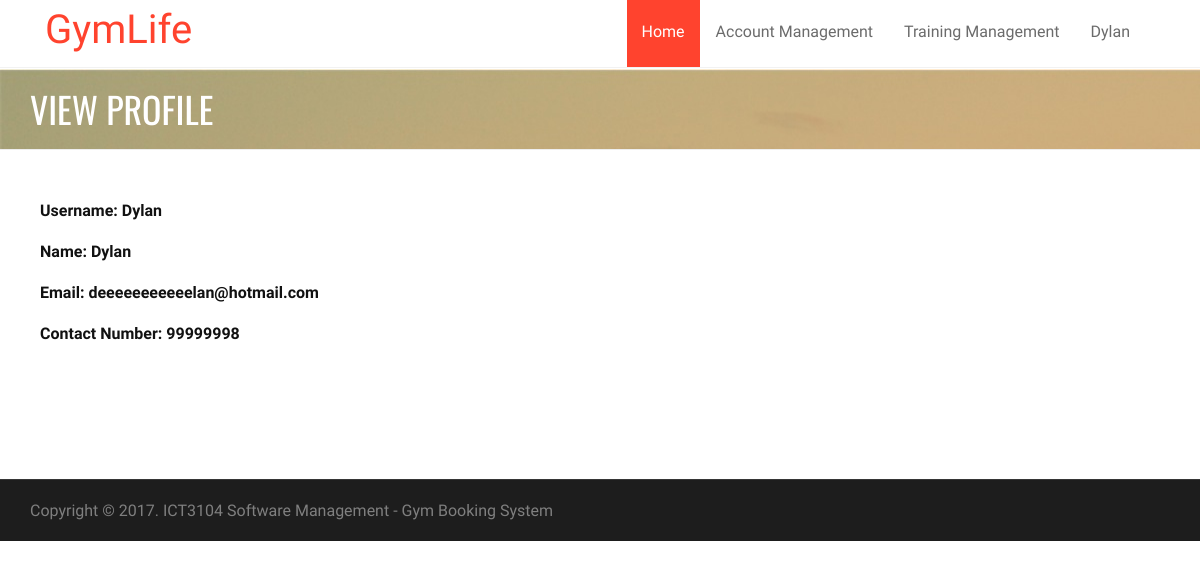
The app's page /account/viewProfile.php (signed in), older data.
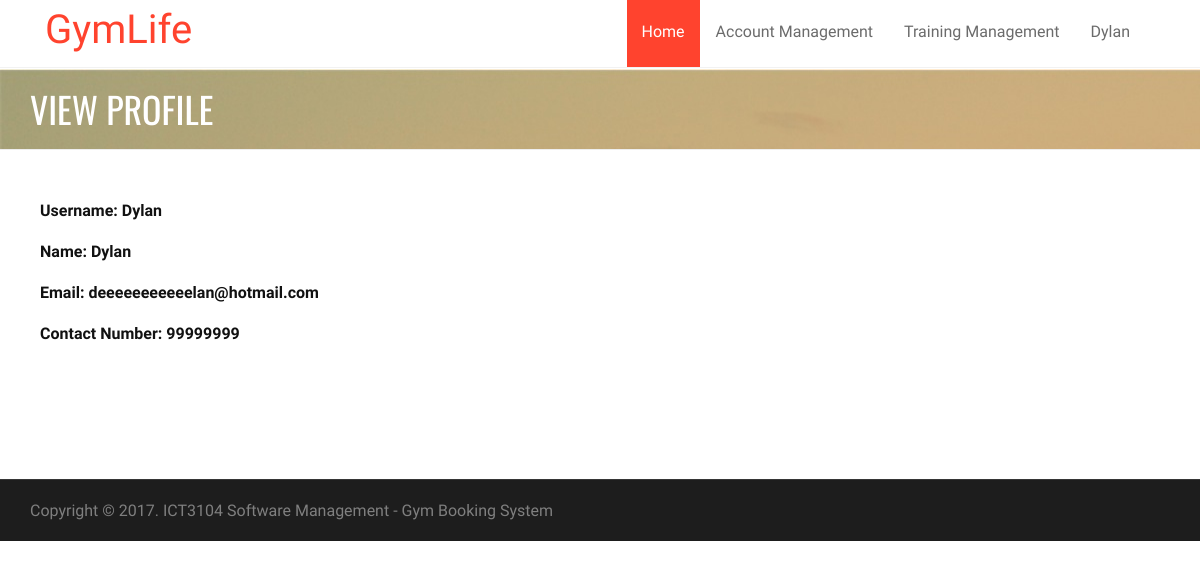
The same page, newer data.
### tables this page shows
CREATE TABLE `user` (
  `userID` int(11) NOT NULL,
  `roleID` int(11) NOT NULL,
  `name` varchar(255) NOT NULL,
  `userName` varchar(15) NOT NULL,
  `email` varchar(255) NOT NULL,
  `contactNumber` int(11) NOT NULL,
  `password` varchar(255) NOT NULL,
  `status` int(11) NOT NULL,
  `passwordChange` bit(1) NOT NULL
);

### db.class.php (called while the page is built, shortened)
<?php
class DB {
  protected static $mdb = null;
  public static function getMDB() {
    $mdb = DB::$mdb;
    if ($mdb === null) {
      $mdb = DB::$mdb = new MeekroDB();
    }
    $db_class_vars = get_class_vars('DB');
    return $mdb;
  }
  public static function queryFirstRow() { $args = func_get_args(); return call_user_func_array(array(DB::getMDB(), 'queryFirstRow'), $args); }
}
class MeekroDB {
  public $dbName = '';
  public $user = '';
  public $password = '';
  public $host = 'localhost';
  public $port = null;
  public $encoding = 'latin1';
  public $param_char = '%';
  public $named_param_seperator = '_';
  public $connect_options = array(MYSQLI_OPT_CONNECT_TIMEOUT => 30);
  public $internal_mysql = null;
  public function __construct($host=null, $user=null, $password=null, $dbName=null, $port=null, $encoding=null) {
    if ($host === null) $host = DB::$host;
    if ($user === null) $user = DB::$user;
    if ($password === null) $password = DB::$password;
    if ($dbName === null) $dbName = DB::$dbName;
    if ($port === null) $port = DB::$port;
    if ($encoding === null) $encoding = DB::$encoding;
    $this->host = $host;
    $this->user = $user;
    $this->password = $password;
    $this->dbName = $dbName;
    $this->port = $port;
    $this->encoding = $encoding;
  }
  public function get() {
    $mysql = $this->internal_mysql;
    if (!($mysql instanceof MySQLi)) {
      if (! $this->port) $this->port = ini_get('mysqli.default_port');
      $mysql = new mysqli();
      foreach ($this->connect_options as $key => $value) {
        $mysql->options($key, $value);
      }
      $mysql->set_charset($this->encoding);
      $this->internal_mysql = $mysql;
    }
    return $mysql;
  }
  protected function preparseQueryParams() {
    $args = func_get_args();
    $sql = trim(strval(array_shift($args)));
    $args_all = $args;
    $param_char_length = strlen($this->param_char);
    $named_seperator_length = strlen($this->named_param_seperator);
    $types = array(
      $this->param_char . 'll',
      $this->param_char . 'ls',
      $this->param_char . 'l',
      $this->param_char . 'li',
      $this->param_char . 'ld',
      $this->param_char . 'lb',
      $this->param_char . 'lt',
      $this->param_char . 's',
      $this->param_char . 'i',
      $this->param_char . 'd',
      $this->param_char . 'b',
      $this->param_char . 't',
      $this->param_char . '?',
      $this->param_char . 'ss'
    );
    $posList = array();
    foreach ($types as $type) {
      $lastPos = 0;
      while (($pos = strpos($sql, $type, $lastPos)) !== false) {
        $lastPos = $pos + 1;
        $posList[$pos] = $type;
      }
    }
    ksort($posList);
    $chunkyQuery = array();
    $pos_adj = 0;
    foreach ($posList as $pos => $type) {
      $type = substr($type, $param_char_length);
      $length_type = strlen($type) + $param_char_length;
      $new_pos = $pos + $pos_adj;
      $new_pos_back = $new_pos + $length_type;
      $arg_number_length = 0;
      if ($arg_number_length = strspn($sql, '0123456789', $new_pos_back)) {
        $arg_number = substr($sql, $new_pos_back, $arg_number_length);
        if (! array_key_exists($arg_number, $args_all)) $this->nonSQLError("Non existent argument reference (arg $arg_number): $sql");
        $arg = $args_all[$arg_number];
      } else {
        $arg = array_shift($args);
      }
      if ($new_pos > 0) $chunkyQuery[] = substr($sql, 0, $new_pos);
      if (is_object($arg) && ($arg instanceof WhereClause)) {
        list($clause_sql, $clause_args) = $arg->textAndArgs();
        array_unshift($clause_args, $clause_sql);
        $preparsed_sql = call_user_func_array(array($this, 'preparseQueryParams'), $clause_args);
        $chunkyQuery = array_merge($chunkyQuery, $preparsed_sql);
      } else {
        $chunkyQuery[] = array('type' => $type, 'value' => $arg);
      }
      $sql = substr($sql, $new_pos_back + $arg_number_length);
      $pos_adj -= $new_pos_back + $arg_number_length;
    }
    return $chunkyQuery;
  }
  protected function escape($str) { return "'" . $this->get()->real_escape_string(strval($str)) . "'"; }
  protected function parseQueryParams() {
    $args = func_get_args();
    $chunkyQuery = call_user_func_array(array($this, 'preparseQueryParams'), $args);
    $query = '';
    $array_types = array('ls', 'li', 'ld', 'lb', 'll', 'lt');
    foreach ($chunkyQuery as $chunk) {
      if (is_string($chunk)) {
        $query .= $chunk;
        continue;
      }
      $type = $chunk['type'];
      $arg = $chunk['value'];
      $result = '';
      if ($type != '?') {
        $is_array_type = in_array($type, $array_types, true);
      }
      if ($type == 's') $result = $this->escape($arg);
      $query .= $result;
    }
    return $query;
  }
  protected function prependCall($function, $args, $prepend) { array_unshift($args, $prepend); return call_user_func_array($function, $args); }
  public function query() { $args = func_get_args(); return $this->prependCall(array($this, 'queryHelper'), $args, 'assoc'); }
  protected function queryHelper() {
    $args = func_get_args();
    $type = array_shift($args);
    $db = $this->get();
    $is_buffered = true;
    $row_type = 'assoc';
    $full_names = false;
    $sql = call_user_func_array(array($this, 'parseQueryParams'), $args);
    $result = $db->query($sql, $is_buffered ? MYSQLI_STORE_RESULT : MYSQLI_USE_RESULT);
    $return = array();
    while ($row = ($row_type == 'assoc' ? $result->fetch_assoc() : $result->fetch_row())) {
      $return[] = $row;
    }
    return $return;
  }
  public function queryFirstRow() {
    $args = func_get_args();
    $result = call_user_func_array(array($this, 'query'), $args);
    return reset($result);
  }
}
?>

### account/viewProfile.php (the view, shortened to what the changed rows need)
<?php
$id = $_SESSION["id"];
$record = DB::queryFirstRow("SELECT * FROM user WHERE userID=%s", $id);
$username = $record["userName"];
$name = $record["name"];
$email = $record["email"];
$contact = $record["contactNumber"];
?>
<!doctype html>
<html lang="en">
    <head>
        <link rel="stylesheet" href="../asset/bootstrap/css/bootstrap.min.css" type="text/css">
        <link rel="stylesheet" href="../asset/font-awesome/css/font-awesome.min.css" type="text/css">
        <link rel="stylesheet" href="../asset/css/owl.carousel.css" type="text/css">
        <link rel="stylesheet" href="../asset/css/owl.theme.css" type="text/css">
        <link rel="stylesheet" href="../asset/css/owl.transitions.css" type="text/css">
        <link rel="stylesheet" type="text/css" href="../asset/css/animate.css">
        <link rel="stylesheet" type="text/css" href="../asset/css/lightbox.css">
        <link rel="stylesheet" type="text/css" href="../asset/css/style.css">
        <link rel="stylesheet" type="text/css" href="../asset/css/responsive.css">
    </head>
    <body>
        <div class="page-header">
            <div class="overlay">
                <div class="container">
                    <div class="row">
                        <div class="col-md-12">
                            <h1>View Profile</h1>
                        </div>
                    </div>
                </div>
            </div>
        </div>
        <section id="about-section" class="about-section">
            <div class="container">
                <div class="row" style="margin-left:10px">
                    <div class="form-group">
                        <label class="control-label" for="textinput">Username:  </label>
                        <label><?php echo $username; ?></label>
                    </div>
                    <div class="form-group">
                        <label class="control-label" for="textinput">Name: </label>
                        <label><?php echo $name; ?></label>
                    </div>
                    <div class="form-group">
                        <label class="control-label" for="textinput">Email: </label>
                        <label><?php echo $email; ?></label>
                    </div
                    <div class="form-group">
                        <label class="control-label" for="textinput">Contact Number: </label>
                        <label><?php echo $contact; ?></label>
                    </div>
                </div>
    </section>
</body>
</html>

Row changes from the older to the newer data that the page shows:
changed user "Dylan": contactNumber "99999998" → "99999999"
